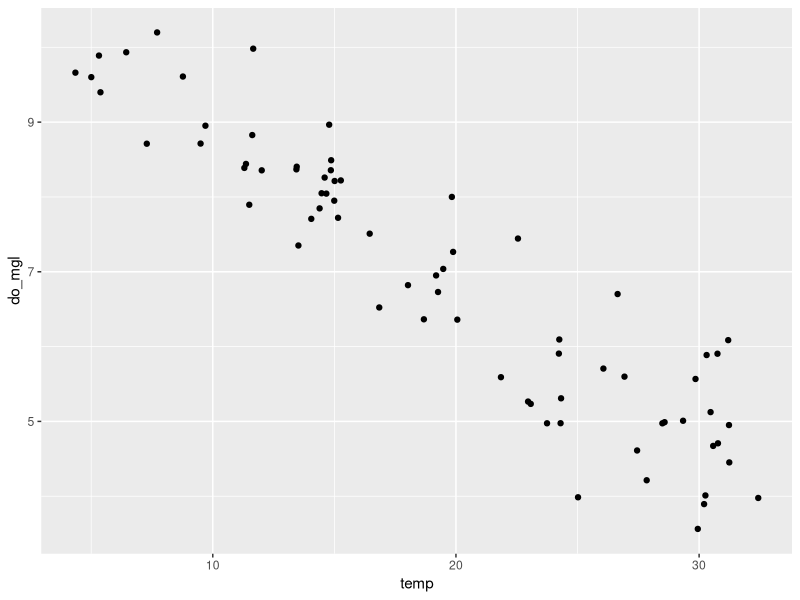
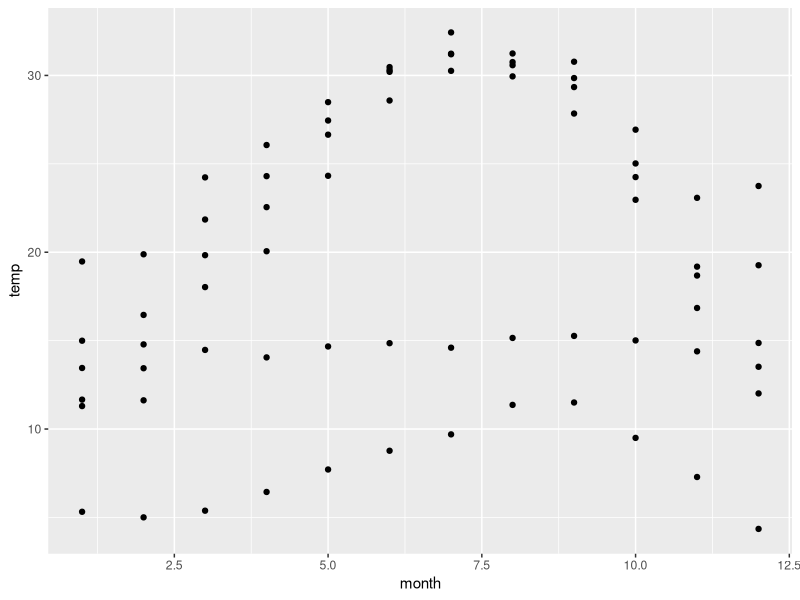
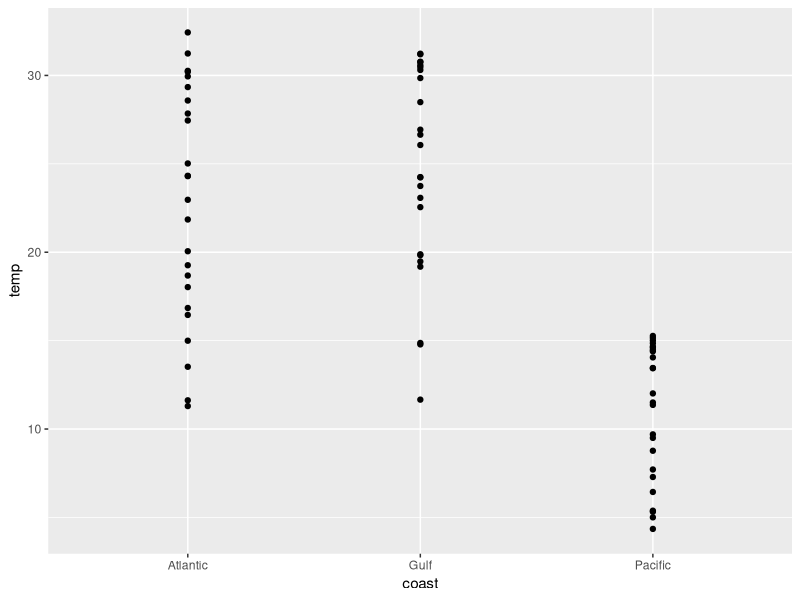
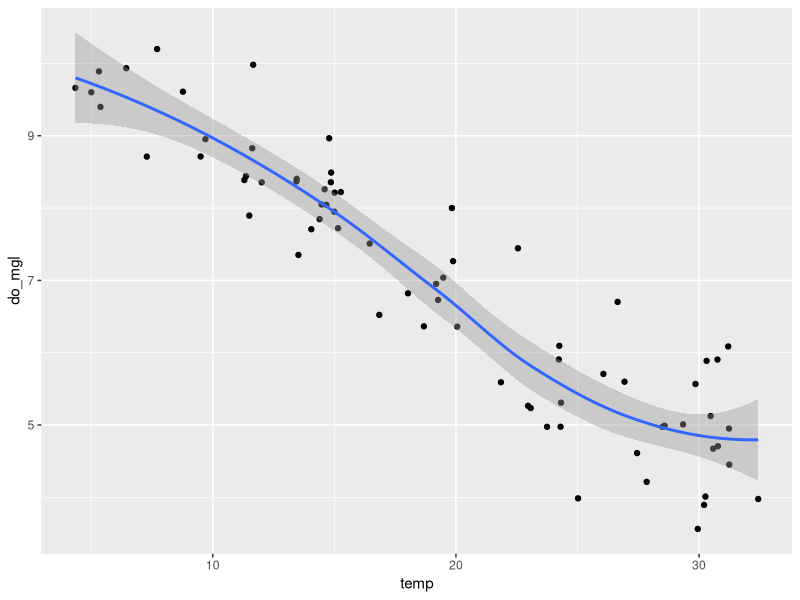
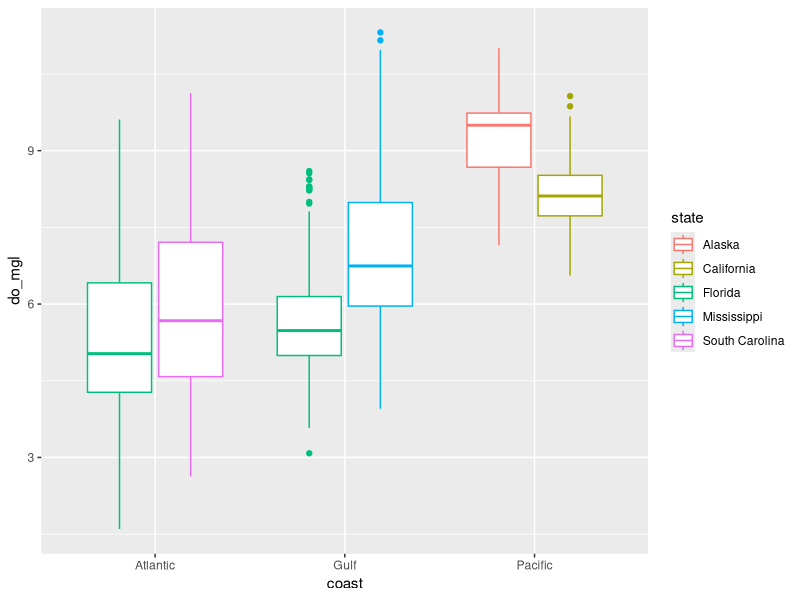

These charts were generated, in order, by the following R code:
## ---- chunk 1
library(tidyverse)
library(here)
## ---- chunk 2
wq <- read.csv(here::here('data', 'monthly_wq.csv')) 

## ---- chunk 3


## ---- chunk 4
ggplot(data = wq) + 
  geom_point(mapping = aes(x = temp, y = do_mgl))

## ---- chunk 5
ggplot(data = wq) +
  geom_point(mapping = aes(x = month, y = temp))

## ---- chunk 6
ggplot(data = wq) +
  geom_point(mapping = aes(x = coast, y = temp)) 

## ---- chunk 7
diamonds

## ---- chunk 8


## ---- chunk 9
ggplot(wq) +
  geom_point(aes(temp, do_mgl)) +
  geom_smooth(aes(temp, do_mgl)) 

## ---- chunk 10
day <- read.csv(here::here('data', 'daily_wq.csv'))
ggplot(data = day) +
  geom_boxplot(aes(x = coast, y = do_mgl, color = state))
## ---- chunk 11

## ---- chunk 12
getwd()
## ---- chunk 13

## ---- chunk 14
 
